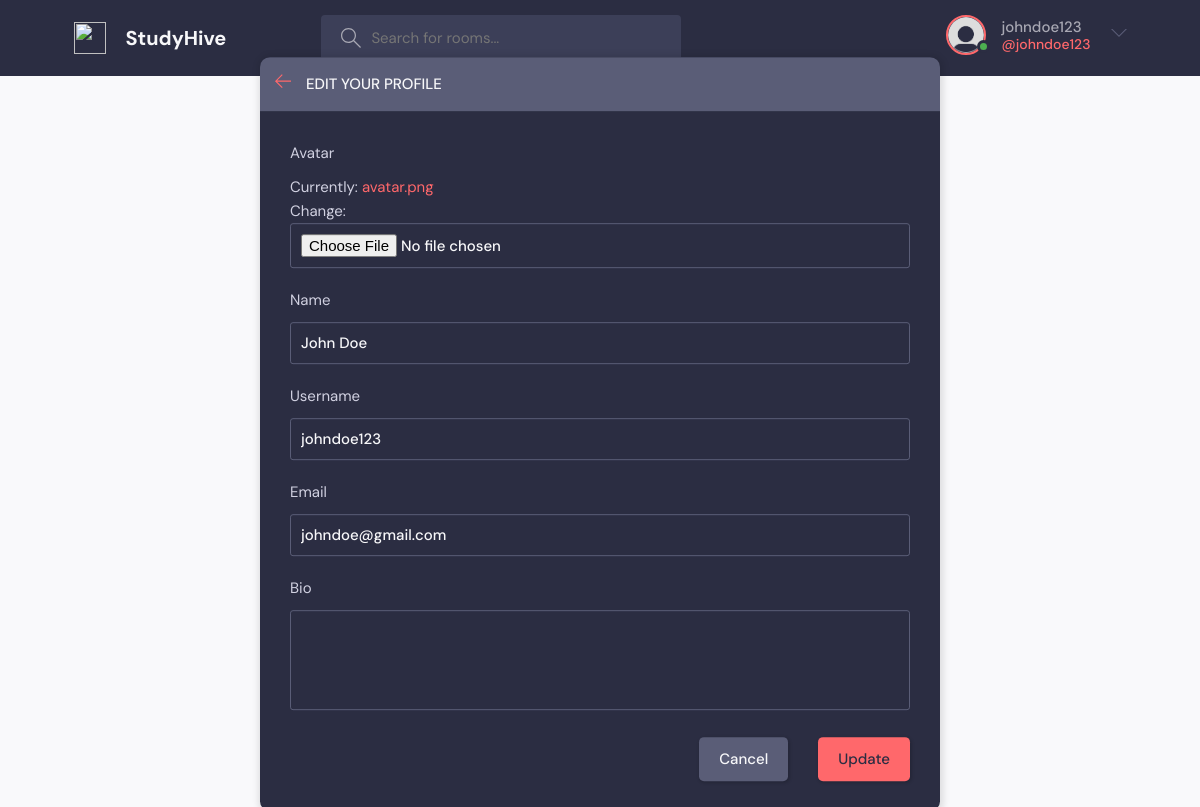
The page /update-user/ (signed in) on the database its author committed.
### base/models.py (models this page shows)
class User(AbstractUser):
  name = models.CharField(max_length=200, null=True)
  email = models.EmailField(unique=True, null=True)
  bio = models.TextField(null=True)
  avatar = models.ImageField(null=True, default="avatar.png")
  USERNAME_FIELD = 'email'
  REQUIRED_FIELDS = []

### base/views.py (the view)
# urls.py: path('update-user/', views.update_user, name="update-user"),
@login_required(login_url='login')
def update_user(request):
  user = request.user
  form = UserForm(instance=user)
  if request.method == 'POST':
    form = UserForm(request.POST, request.FILES, instance=user)
    if form.is_valid():
      form.save()
      return redirect('user-profile', pk=user.id)
  context = {'form':form}
  return render(request, 'base/update_user.html', context)

### base/forms.py
class UserForm(ModelForm):
  class Meta:
    model = User
    fields = [ 'avatar', 'name', 'username', 'email', 'bio']

### base/templates/base/update_user.html (shortened to what this page needs)
{% extends 'main.html' %}
{% block content %}
<main class="update-account layout">
  <div class="container">
    <div class="layout__box">
      <div class="layout__boxHeader">
        <div class="layout__boxTitle">
          <a href="{% url 'home' %}">
            <svg version="1.1" xmlns="http://www.w3.org/2000/svg" width="32" height="32" viewBox="0 0 32 32">
              <title>arrow-left</title>
              <path
                d="M13.723 2.286l-13.723 13.714 13.719 13.714 1.616-1.611-10.96-10.96h27.625v-2.286h-27.625l10.965-10.965-1.616-1.607z">
              </path>
            </svg>
          </a>
          <h3>Edit your profile</h3>
        </div>
      </div>
      <div class="layout__body">
        <form class="form" action="" method="POST" enctype="multipart/form-data">
          {% for field in form %}
          <div class="form__group">
            <label for="profile_pic">{{field.label}}</label>
            {{field}}
          </div>
          {% endfor %}
          <div class="form__action">
            <a class="btn btn--dark" href="{% url 'home' %}">Cancel</a>
            <button class="btn btn--main" type="submit">Update</button>
          </div>
        </form>
      </div>
    </div>
  </div>
</main>
{% endblock content %}

### templates/navbar.html (shortened to what this page needs)
{% load static %}
<header class="header header--loggedIn">
  <div class="container">
    <a href="{% url 'home' %}" class="header__logo">
      <img src="{% static 'images/assets/logo.svg' %}" />
      <h1>StudyHive</h1>
    </a>
    <form class="header__search" method="GET" action="{% url 'home'%}">
      <label>
        <input name="q" placeholder="Search for rooms..." />
      </label>
    </form>
    <nav class="header__menu">
 {% if request.user.is_authenticated %}
      <div class="header__user">
        <a href="{% url 'update-user' %}">
          <div class="avatar avatar--medium active">
            <img src="{{request.user.avatar.url}}" />
          </div>
          <p>{{request.user.username}}<span>@{{request.user.username}}</span></p>
        </a>
        <button class="dropdown-button">
          <svg version="1.1" xmlns="http://www.w3.org/2000/svg" width="32" height="32" viewBox="0 0 32 32">
            <title>chevron-down</title>
            <path d="M16 21l-13-13h-3l16 16 16-16h-3l-13 13z"></path>
          </svg>
        </button>
      </div>
      {%else%}
      <a href="{% url 'login' %}">
        <img class="login-avatar-img" src="{% static 'images/avatar.png' %}" />
        <p>Login</p>
      </a>
      {%endif%}
    </nav>
  </div>
</header>

### rows shown on the page
User: user.avatar (placeholder picture), user.username "johndoe123", form "John Doe" "johndoe123" "johndoe@gmail.com"

### other values the page prints
{{ field.label }} "Avatar" "Name" "Username" "Email" "Bio"
